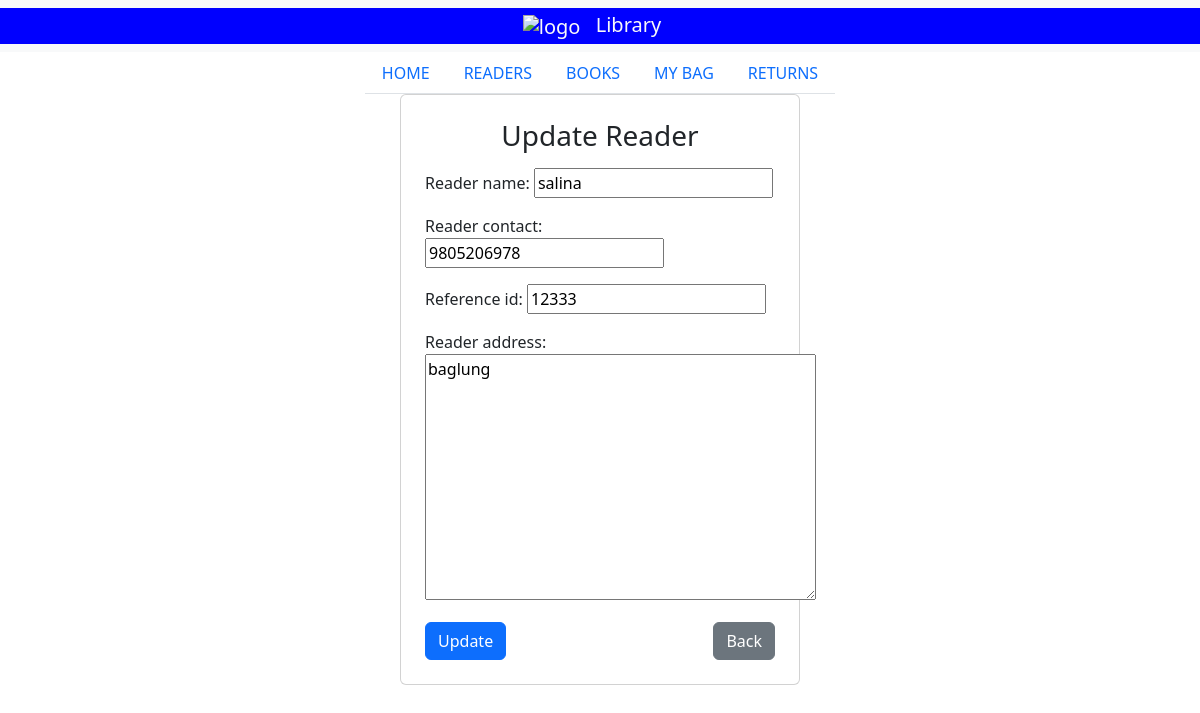
/readers/update/2/, run on the app's committed database.
### lims_app/models.py (models this page shows, shortened)
class Reader(models.Model):
    reference_id = models.CharField(max_length=50, unique=True)   # unique
    reader_name = models.CharField(max_length=100)
    reader_contact = models.CharField(max_length=50, blank=True, null=True, unique=True)  # unique
    reader_address = models.TextField(blank=True, null=True)
    active = models.BooleanField(default=True)

### lims_app/views.py (the view)
# urls.py: path("readers/update/<int:id>/", views.update_reader, name="update_reader"),
def update_reader(request, id):
    reader_obj = get_object_or_404(Reader, id=id)   # Capital 'R'
    if request.method == 'POST':
        form = ReaderForm(request.POST, instance=reader_obj)
        if form.is_valid():
            form.save()
            return redirect('readers_tab')
    else:
        form = ReaderForm(instance=reader_obj)
    return render(request, 'update_reader.html', {'form': form})

### lims_app/form.py
class ReaderForm(forms.ModelForm):
    class Meta:
        model = Reader
        fields = ["reader_name", "reader_contact", "reference_id", "reader_address"]

### lims_app/templates/update_reader.html (shortened to what this page needs)
{% extends "index.html" %}
{% load static %}
{% block main_content %}
<div class="d-flex justify-content-center align-items-center" style="min-height: 70vh;">
    <div class="card p-4" style="width: 400px;">
        <h3 class="text-center mb-3">Update Reader</h3>
        <form method="POST">
            {{ form.as_p }}
            <div class="d-flex justify-content-between mt-3">
                <button type="submit" class="btn btn-primary">Update</button>
                <a href="{% url 'readers_tab' %}" class="btn btn-secondary">Back</a>
            </div>
        </form>
    </div>
</div>
{% endblock %}

### data on the page
Reader: reader_name "salina", reader_contact "9805206978", reference_id "12333", reader_address "baglung"
